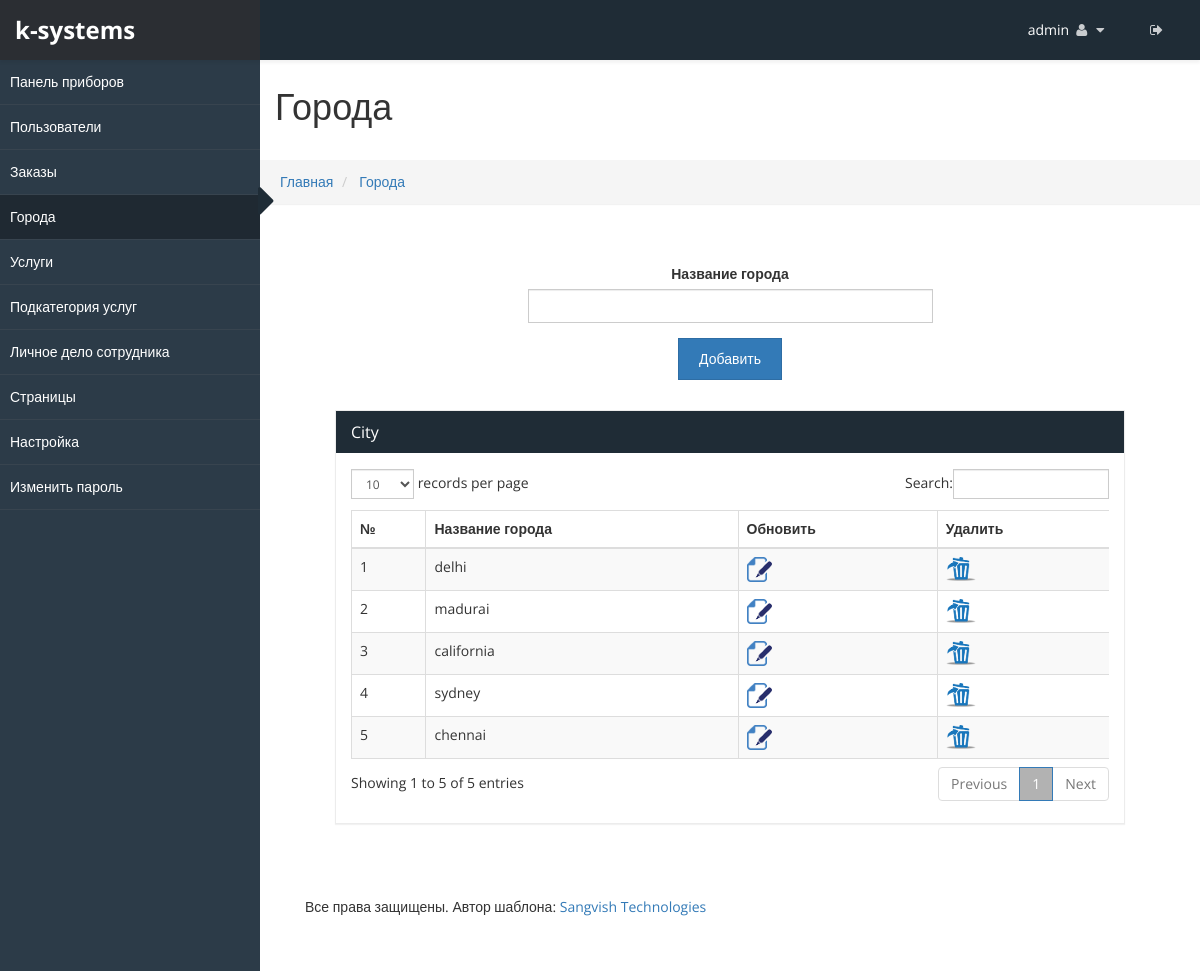
/admincp/city.php (signed in), run on an earlier commit of the app's database.
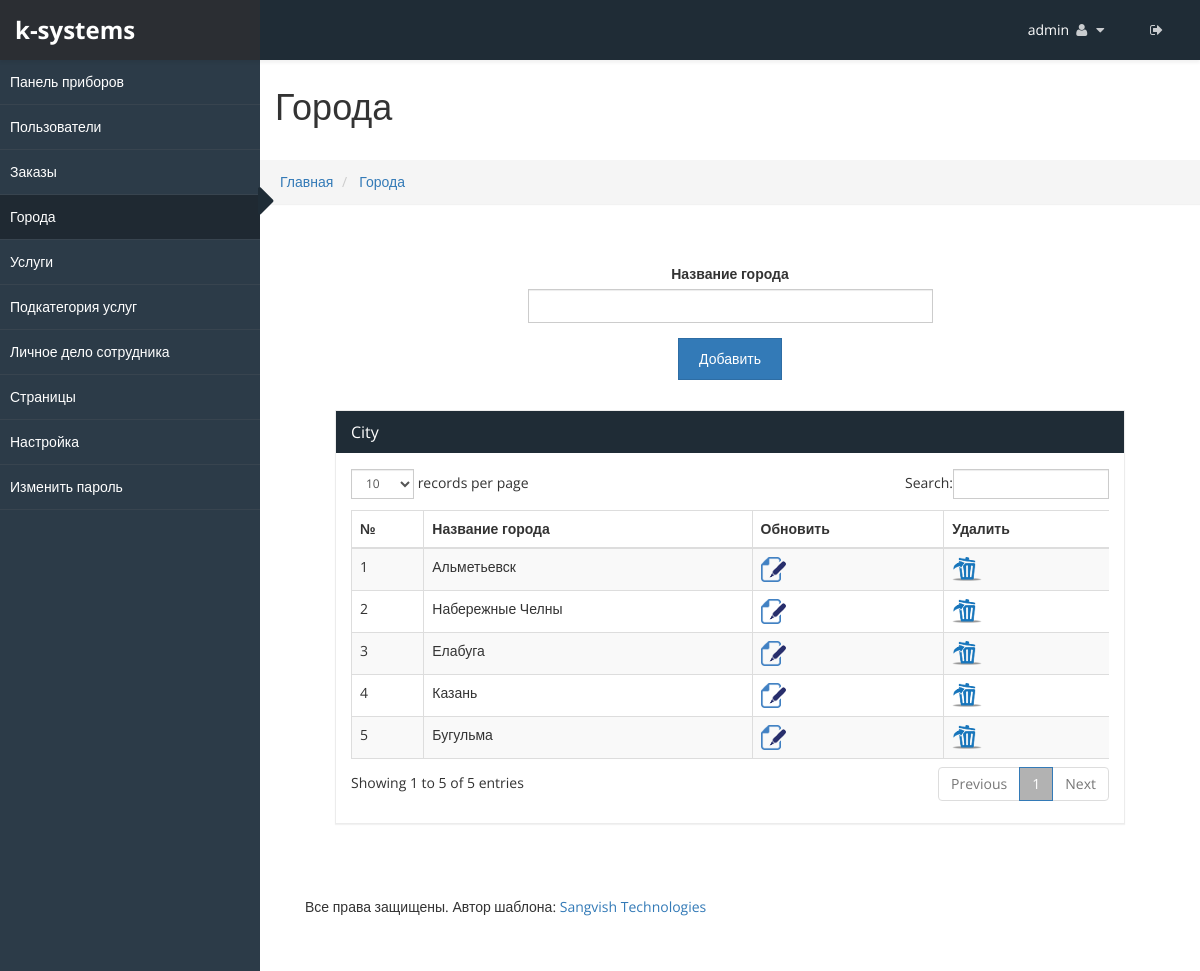
And on a later commit of the database.
### tables this page shows
CREATE TABLE `sv_city` (
  `city_id` int(25) NOT NULL,
  `city_name` varchar(255) NOT NULL
);

### admincp/city.php (the view, shortened to what this page needs)
<!DOCTYPE html>
<html xmlns="http://www.w3.org/1999/xhtml">
  <?php include("../connection.php"); ?>
  <?php
if(isset($_REQUEST['city_id']))
{
$city_id=mysqli_real_escape_string($con, $_REQUEST['city_id']);
$res=mysqli_query($con, "select * from sv_city where city_id='$city_id'");
$row=mysqli_num_rows($res);
if($row==0)
{
$city_id="";
$city_name="";
}
else
{
$fet=mysqli_fetch_array($res);
$city_name=mysqli_real_escape_string($con, $fet['city_name']);
}
}
else
{
$city_name="";
}
?>
  <body>
    <div id="wrapper">
      <?php include("top_menu.php") ?>
      <?php include("side_menu.php") ?>
      <div id="page-wrapper" >
        <div class="header">
          <h1 class="page-header">
            Города
          </h1>
          <ol class="breadcrumb">
            <li>
              <a href="dashboard.php">Главная
              </a>
            </li>
            <li>
              <a href="#">Города
              </a>
            </li>
          </ol>
        </div>
        <div id="page-inner">
          <div class="panel-body">
            <div class="text-center">
              <div class="col-lg-3 col-md-3 col-sm-3">
              </div>
              <div class="col-lg-6 col-md-6 col-sm-6 table-bg">
                <div class="form-group">
                  <label>Название города
                  </label>
                  <input type="text" required="required" class="form-control" id="cname" name="cname" value="<?php echo $city_name;?>">
                </div>
                <div class="text-center">
                  <?php if(isset($_REQUEST['city_id'])) { ?>
                  <button type="button" class="btn btn-primary" onclick="javascript:city_funct('update')">Обновить
                  </button>
                  <?php } else { ?>
                  <button type="button" class="btn btn-primary" onclick="javascript:city_funct('add')">Добавить
                  </button>
                  <?php } ?>
                </div>
              </div>
              <div class="col-lg-3 col-md-3 col-sm-3">
              </div>
            </div>
            <div id="page-inner">
              <div class="row">
                <div class="col-md-12">
                  <div class="panel panel-default">
                    <div class="panel-heading">
                      City
                    </div>
                    <div class="panel-body">
                      <div class="table-responsive">
                        <table class="table table-striped table-bordered table-hover" id="dataTables-example">
                          <thead>
                            <tr>
                              <th>№
                              </th>
                              <th>Название города
                              </th>
                              <th>Обновить
                              </th>
                              <th>Удалить
                              </th>
                            </tr>
                          </thead>
                          <tbody>
                            <?php
$sno=0;
$res=mysqli_query($con, "select * from sv_city ORDER BY city_id DESC");
while($row=mysqli_fetch_array($res))
{
$sno++;
$city_id=mysqli_real_escape_string($con, $row['city_id']);
$city_name=mysqli_real_escape_string($con, $row['city_name']);
?>
                            <tr>
                              <td>
                                <?php echo $sno; ?>
                              </td>
                              <td>
                                <?php echo $city_name; ?>
                              </td>
                              <td>
                                <a href="city.php?city_id=<?php echo $city_id;?>">
                                  <img src="images/file_edit.png"  alt="update" title="update" >
                                </a>
                              </td>
                              <td>
                                <a href="javascript:city_del('<?php echo $city_id;?>');">
                                  <img src="images/delete.png" alt="" title="delete">
                                </a>
                              </td>
                            </tr>
                            <?php } ?>
                          </tbody>
                        </table>
                      </div>
                    </div>
                  </div>
                </div>
              </div>
            </div>
            <?php include("footer.php") ?>
          </div>
        </div>
        </body>
      </html>

What changed in the data, as far as the page shows it:
removed sv_city: city_name "delhi"
removed sv_city: city_name "madurai"
removed sv_city: city_name "california"
removed sv_city: city_name "sydney"
removed sv_city: city_name "chennai"
added sv_city: city_name "Альметьевск"
added sv_city: city_name "Набережные Челны"
added sv_city: city_name "Елабуга"
added sv_city: city_name "Казань"
added sv_city: city_name "Бугульма"
